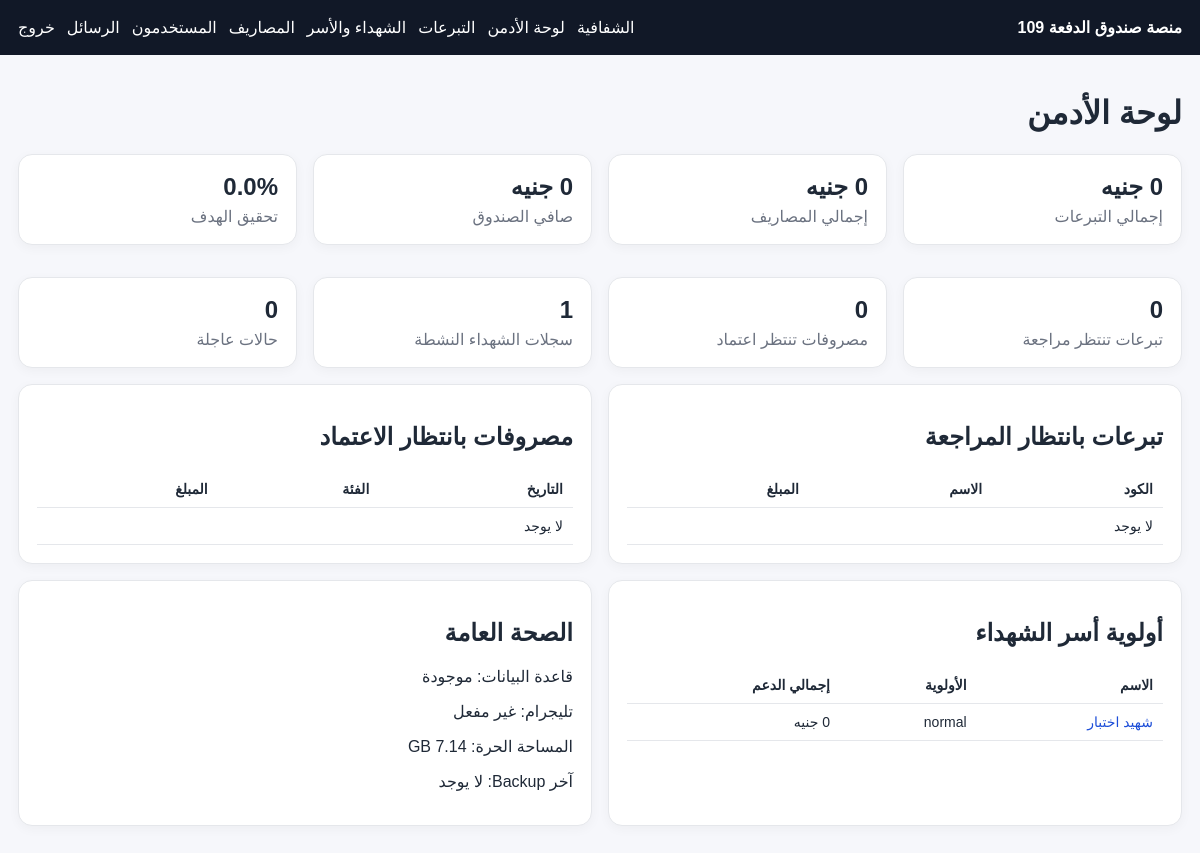
The page /admin/dashboard (signed in) on the database its author committed.
### tables this page shows
CREATE TABLE martyrs (
    id INTEGER PRIMARY KEY AUTOINCREMENT,
    full_name TEXT NOT NULL,
    military_rank TEXT,
    college_id INTEGER,
    weapon_id INTEGER,
    custom_weapon TEXT,
    governorate TEXT,
    birth_date TEXT,
    martyrdom_date TEXT,
    age_at_martyrdom REAL,
    marital_status TEXT,
    brothers_count INTEGER DEFAULT 0,
    sisters_count INTEGER DEFAULT 0,
    sons_count INTEGER DEFAULT 0,
    daughters_count INTEGER DEFAULT 0,
    children_count INTEGER DEFAULT 0,
    father_phone TEXT,
    mother_phone TEXT,
    alternate_phone TEXT,
    alternate_phone_owner TEXT,
    family_guardian_name TEXT,
    family_phone TEXT,
    family_address TEXT,
    monthly_support_needed INTEGER DEFAULT 0,
    urgent_need INTEGER DEFAULT 0,
    support_priority TEXT DEFAULT 'normal',
    family_status TEXT,
    notes TEXT,
    image_path TEXT,
    is_active INTEGER DEFAULT 1,
    created_at TEXT NOT NULL,
    updated_at TEXT,
    FOREIGN KEY (college_id) REFERENCES colleges(id),
    FOREIGN KEY (weapon_id) REFERENCES weapons(id)
);

### app/admin.py (the view)
@bp.route('/dashboard')
@login_required
@admin_required
def dashboard():
    stats = dashboard_stats(current_app)
    health = get_system_health(current_app)
    pending = list_donations(current_app, status='pending_review')[:10]
    expenses = list_expenses(current_app, status='pending')[:10]
    martyrs = list_martyrs(current_app, is_active=1)[:8]
    return render_template('admin/dashboard.html', stats=stats, health=health, pending=pending, expenses=expenses, martyrs=martyrs)

### app/db.py (called while the page is built)
def get_db(app=None):
    from flask import current_app
    flask_app = app or current_app
    db_path = flask_app.config['DATABASE_PATH']
    ensure_dir(os.path.dirname(db_path))
    conn = sqlite3.connect(db_path)
    conn.row_factory = sqlite3.Row
    conn.execute('PRAGMA foreign_keys = ON;')
    conn.execute('PRAGMA journal_mode = WAL;')
    return conn

def _decorate_user_row(row):
    data = dict(row)
    data['is_admin'] = int(data.get('role') in ADMIN_ROLES)
    return data

def get_user_by_id(app, user_id):
    if not user_id:
        return None
    with closing(get_db(app)) as conn:
        row = conn.execute(
            'SELECT u.*, c.name_ar AS college_name, w.name_ar AS weapon_name FROM users u LEFT JOIN colleges c ON c.id = u.college_id LEFT JOIN weapons w ON w.id = u.weapon_id WHERE u.id = ?',
            (user_id,),
        ).fetchone()
        return _decorate_user_row(row) if row else None

def list_expenses(app, status=None):
    sql = 'SELECT e.*, u.full_name AS added_by_name, au.full_name AS approved_by_name, m.full_name AS martyr_name FROM expenses e LEFT JOIN users u ON u.id = e.added_by LEFT JOIN users au ON au.id = e.approved_by LEFT JOIN martyrs m ON m.id = e.martyr_id WHERE 1=1'
    params = []
    if status:
        sql += ' AND e.status = ?'
        params.append(status)
    sql += ' ORDER BY e.expense_date DESC, e.id DESC'
    with closing(get_db(app)) as conn:
        rows = conn.execute(sql, params).fetchall()
        return [dict(r) for r in rows]

def _martyr_base_select():
    return """
        SELECT m.*, c.name_ar AS college_name, w.name_ar AS weapon_name,
               COALESCE((SELECT SUM(amount) FROM martyr_support_logs s WHERE s.martyr_id = m.id), 0) AS support_total,
               COALESCE((SELECT MAX(support_date) FROM martyr_support_logs s WHERE s.martyr_id = m.id), '') AS last_support_date,
               COALESCE((SELECT COUNT(*) FROM martyr_support_logs s WHERE s.martyr_id = m.id), 0) AS support_count
        FROM martyrs m
        LEFT JOIN colleges c ON c.id = m.college_id
        LEFT JOIN weapons w ON w.id = m.weapon_id
    """

### app/helpers.py (called while the page is built)
def format_currency(value):
    return f"{int(value or 0):,} جنيه"

def ensure_dir(path):
    Path(path).mkdir(parents=True, exist_ok=True)

def ensure_csrf_token():
    if '_csrf_token' not in session:
        session['_csrf_token'] = secrets.token_hex(16)

### templates/admin/dashboard.html
{% extends 'base.html' %}
{% block content %}
<h1>لوحة الأدمن</h1>
<div class="grid four">
  <div class="card stat"><strong>{{ stats.donations_total|egp }}</strong><span>إجمالي التبرعات</span></div>
  <div class="card stat"><strong>{{ stats.expenses_total|egp }}</strong><span>إجمالي المصاريف</span></div>
  <div class="card stat"><strong>{{ stats.net_total|egp }}</strong><span>صافي الصندوق</span></div>
  <div class="card stat"><strong>{{ stats.goal_percent }}%</strong><span>تحقيق الهدف</span></div>
  <div class="card stat"><strong>{{ stats.pending_review }}</strong><span>تبرعات تنتظر مراجعة</span></div>
  <div class="card stat"><strong>{{ stats.pending_expenses }}</strong><span>مصروفات تنتظر اعتماد</span></div>
  <div class="card stat"><strong>{{ stats.martyrs_count }}</strong><span>سجلات الشهداء النشطة</span></div>
  <div class="card stat"><strong>{{ stats.urgent_cases }}</strong><span>حالات عاجلة</span></div>
</div>
<div class="grid two">
  <div class="card">
    <h2>تبرعات بانتظار المراجعة</h2>
    <table class="table"><tr><th>الكود</th><th>الاسم</th><th>المبلغ</th></tr>
      {% for row in pending %}<tr><td>{{ row.donation_code }}</td><td>{{ row.full_name }}</td><td>{{ row.amount|egp }}</td></tr>{% else %}<tr><td colspan="3">لا يوجد</td></tr>{% endfor %}
    </table>
  </div>
  <div class="card">
    <h2>مصروفات بانتظار الاعتماد</h2>
    <table class="table"><tr><th>التاريخ</th><th>الفئة</th><th>المبلغ</th></tr>
      {% for row in expenses %}<tr><td>{{ row.expense_date }}</td><td>{{ row.category }}</td><td>{{ row.amount|egp }}</td></tr>{% else %}<tr><td colspan="3">لا يوجد</td></tr>{% endfor %}
    </table>
  </div>
</div>
<div class="grid two">
  <div class="card">
    <h2>أولوية أسر الشهداء</h2>
    <table class="table"><tr><th>الاسم</th><th>الأولوية</th><th>إجمالي الدعم</th></tr>
      {% for row in martyrs %}<tr><td><a href="{{ url_for('admin.martyr_detail', martyr_id=row.id) }}">{{ row.full_name }}</a></td><td>{{ row.support_priority }}</td><td>{{ row.support_total|egp }}</td></tr>{% else %}<tr><td colspan="3">لا يوجد</td></tr>{% endfor %}
    </table>
  </div>
  <div class="card">
    <h2>الصحة العامة</h2>
    <p>قاعدة البيانات: {% if health.db_exists %}موجودة{% else %}غير متاحة{% endif %}</p>
    <p>تليجرام: {% if health.telegram_enabled %}مفعل{% else %}غير مفعل{% endif %}</p>
    <p>المساحة الحرة: {{ health.disk_free_gb }} GB</p>
    <p>آخر Backup: {{ health.latest_backup.created_at if health.latest_backup else 'لا يوجد' }}</p>
  </div>
</div>
{% endblock %}

### static/css/style.css (style rules this page uses)
:root { --bg:#f6f7fb;--card:#fff;--text:#1f2937;--muted:#6b7280;--primary:#1d4ed8;--success:#047857;--danger:#b91c1c;--warning:#b45309;--border:#e5e7eb }
* { box-sizing:border-box }
body { margin:0;font-family:Tahoma,Arial,sans-serif;background:var(--bg);color:var(--text) }
a { color:var(--primary);text-decoration:none }
.card { background:var(--card);border:1px solid var(--border);border-radius:14px;padding:18px;margin-bottom:16px;box-shadow:0 3px 12px rgba(0,0,0,.04) }
.grid { display:grid;gap:16px }
.grid.two { grid-template-columns:repeat(2,minmax(0,1fr)) }
.grid.four { grid-template-columns:repeat(4,minmax(0,1fr)) }
.table { width:100%;border-collapse:collapse;font-size:14px }
.table th,.table td { border-bottom:1px solid var(--border);padding:10px;text-align:right;vertical-align:top }
.stat { display:flex;flex-direction:column;gap:6px }
.stat strong { font-size:24px }
.stat span { color:var(--muted) }

### rows shown on the page
martyrs: full_name "شهيد اختبار", support_priority "normal", support_total|egp "0 جنيه"

### other values the page prints
{{ app_name }} "منصة صندوق الدفعة 109"
{{ stats.donations_total|egp }} "0 جنيه"
{{ stats.expenses_total|egp }} "0 جنيه"
{{ stats.net_total|egp }} "0 جنيه"
{{ stats.goal_percent }} "0.0"
{{ stats.pending_review }} "0"
{{ stats.pending_expenses }} "0"
{{ stats.martyrs_count }} "1"
{{ stats.urgent_cases }} "0"
{{ health.latest_backup.created_at if health.latest_backup else 'لا يوجد' }} "لا يوجد"
